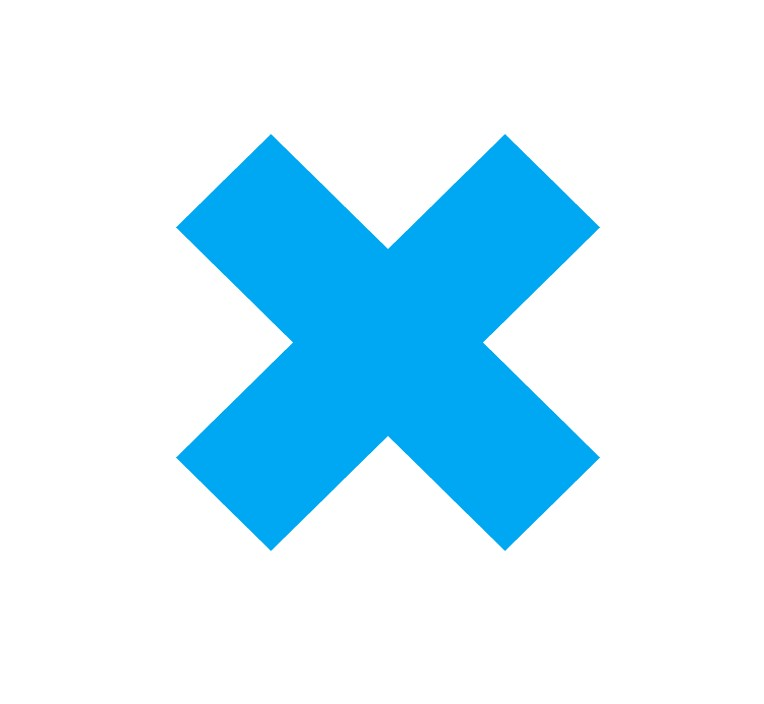
#> input picture Aisle-Navigation/Carriage-End-Detection/images/blue_cross.jpg, 764 x 704 px
$ python sticker_detection.py
#> lines starting #> are read from the running program, lines starting #| are printed output that depends on the picture; after the words box and inside, x2 and y2 are one past the last pixel; in counts of white or black regions, pixels touching at a corner belong together; long printed decimals are rounded
import cv2
import numpy as np

def blob_detection(img):
    mask = cv2.inRange(img, (0.5, 0, 0), (0.6, 0.45, 0))
    cv2.imshow("Window 3",mask)
    cv2.waitKey(1000)
    kernel = np.ones((5, 5), np.uint8)
    mask = cv2.dilate(mask, kernel, iterations=3)
    kernel2 = cv2.getStructuringElement(cv2.MORPH_ELLIPSE, (11, 11))
    mask = cv2.morphologyEx(mask, cv2.MORPH_OPEN, kernel2, iterations=3)
    M = cv2.moments(mask)
    cx = int(M['m10'] / M['m00'])
    cy = int(M['m01'] / M['m00'])
    contours, _ = cv2.findContours(mask,cv2.RETR_TREE,cv2.CHAIN_APPROX_SIMPLE)
    nu = np.zeros(img.shape)
    nu = cv2.drawContours(nu, contours, -1, (0,0,255), 1)
    cv2.imshow("Window 4",nu)
    cv2.waitKey(2000)
    cv2.destroyAllWindows()
    return mask

def remove_illumination(image):
    image = image / 1.0
    for i in range(len(image)):
        for j in range(len(image[0])):
            g = image[i][j][0]
            b = image[i][j][1]
            r = image[i][j][2]
            total = g+b+r
            image[i][j][0] = g/total
            image[i][j][1] = b/total
            image[i][j][2] = r/total
    return image


def matchsticker(image):
    template = cv2.imread("./images/blue_cross.jpg")
    imgray = cv2.cvtColor(template,cv2.COLOR_BGR2GRAY)
    ret,thresh = cv2.threshold(imgray,127,255,0)
    thresh = cv2.bitwise_not(thresh)
    kernel = np.ones((5, 5), np.uint8)
    thresh = cv2.dilate(thresh, kernel, iterations=3)
    cv2.imshow("Window 4",thresh)
    cv2.waitKey(2000)
    kernel2 = cv2.getStructuringElement(cv2.MORPH_ELLIPSE, (11, 11))
    thresh= cv2.morphologyEx(thresh, cv2.MORPH_OPEN, kernel2, iterations=3)
    template_contours, _ = cv2.findContours(thresh,cv2.RETR_TREE,cv2.CHAIN_APPROX_SIMPLE)
    cnt1 = template_contours[0]
    contours, _ = cv2.findContours(image,cv2.RETR_TREE,cv2.CHAIN_APPROX_SIMPLE)
    cnt2 = contours[0]
    ret = cv2.matchShapes(cnt1,cnt2,1,0.0)
    print(ret)
    if ret < .1:
        return True
    else:
        return False

# Press the green button in the gutter to run the script.
if __name__ == '__main__':
    img = cv2.imread("./images/blue_cross.jpg", 1)
#> img is the input picture: shape (704, 764, 3); mean B, G, R 252.5, 237.9, 205.1
    cv2.imshow("Window 1", img)
    img = remove_illumination(img)
#> after the loop in remove_illumination, `for i in range(len(image)):`:
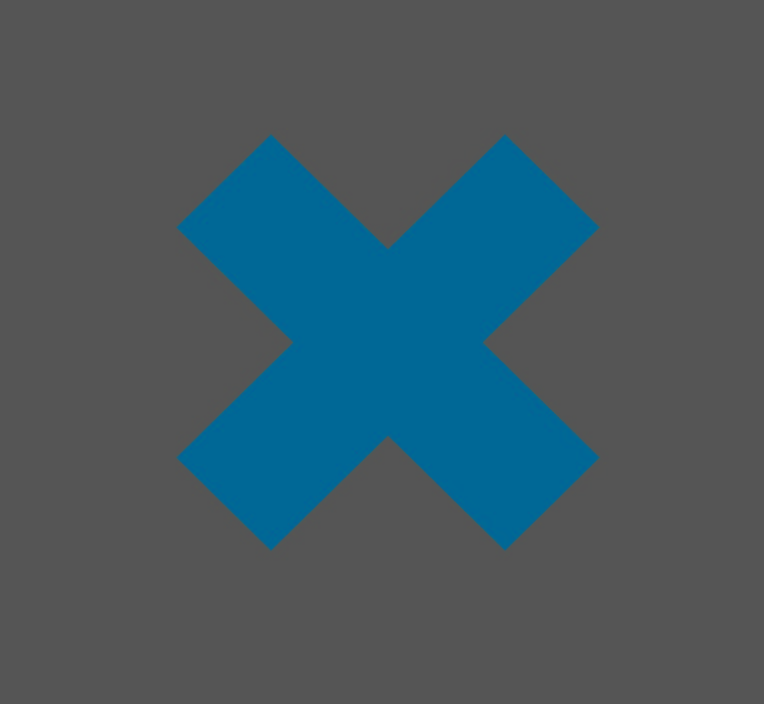
#> image: shape (704, 764, 3) float64; mean B, G, R 0.383, 0.348, 0.269
    cv2.imshow("Window 2", img)
    cv2.waitKey(2000)
    cv2.destroyAllWindows()
    matchsticker(blob_detection(img))
#> in blob_detection, `mask = cv2.inRange(img, (0.5, 0, 0), (0.6, 0.45, 0))`:
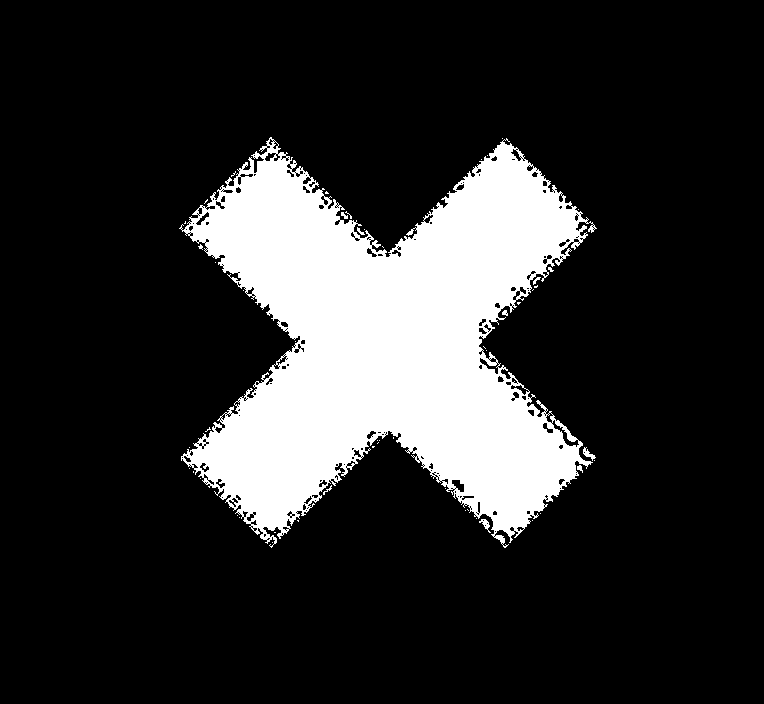
#> mask: shape (704, 764); 17.5% white; 52 white regions (43 under 20 px), largest, box (x1, y1, x2, y2) and area: (179, 137, 597, 548) 93569, (583, 447, 596, 461) 69, (479, 519, 491, 533) 63
#> in blob_detection, `mask = cv2.dilate(mask, kernel, iterations=3)`: mask: shape (704, 764); 21.6% white; 1 white region, box (x1, y1, x2, y2) and area: (173, 131, 603, 554) 116153
#> in blob_detection, `mask = cv2.morphologyEx(mask, cv2.MORPH_OPEN, kernel2, iterations=3)`:
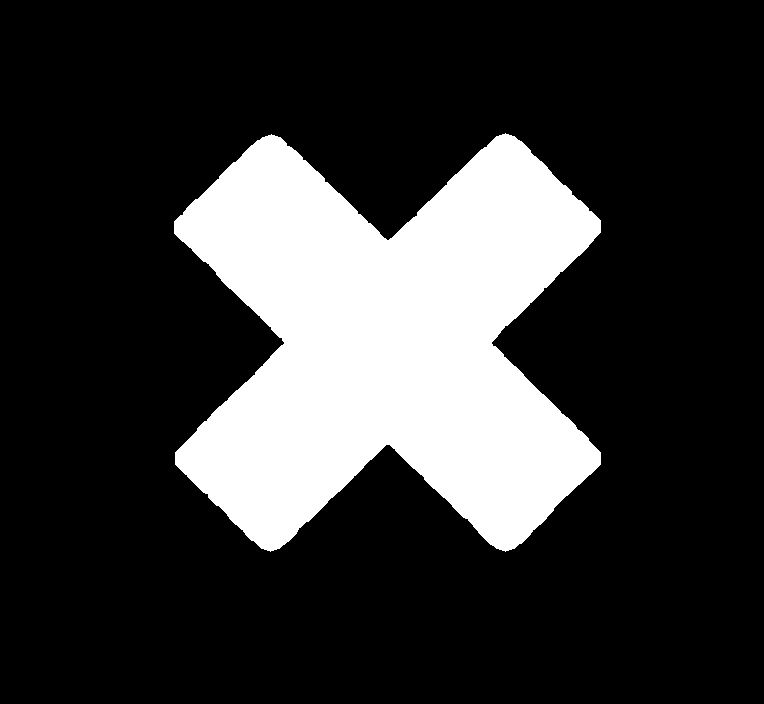
#> mask: shape (704, 764); 21.4% white; 1 white region
#> in blob_detection, `M = cv2.moments(mask)`: M = moments, m00 29296695, centre m10/m00, m01/m00 = (387.4, 341.9)
#> in blob_detection, `cx = int(M['m10'] / M['m00'])`: cx = 387
#> in blob_detection, `cy = int(M['m01'] / M['m00'])`: cy = 341
#> in blob_detection, `contours, _ = cv2.findContours(mask,cv2.RETR_TREE,cv2.CHAIN_APPROX_SIM..`: contours = 1 contour; box (x1, y1, x2, y2) and area: (174, 133, 601, 552) 114171
#> in blob_detection, `nu = cv2.drawContours(nu, contours, -1, (0,0,255), 1)`:
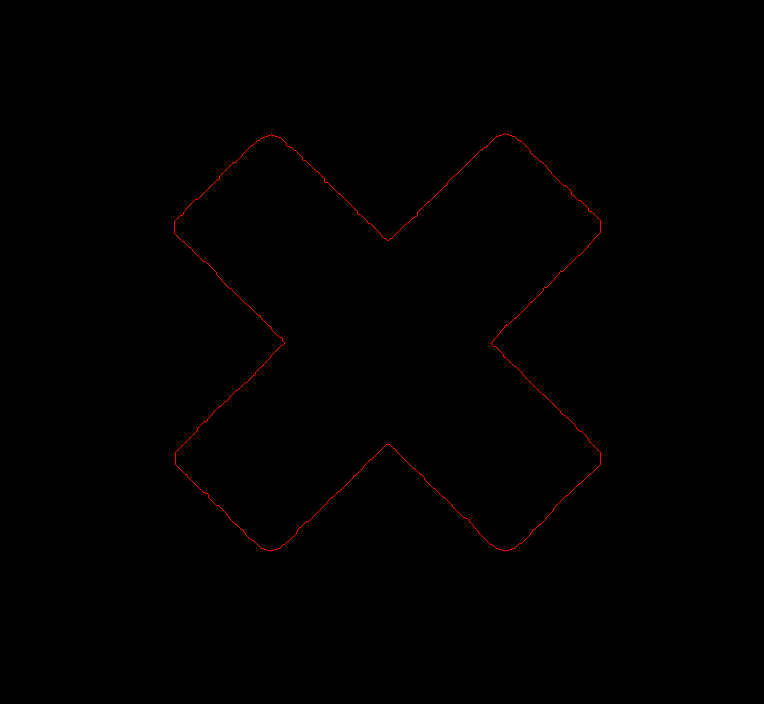
#> nu: shape (704, 764, 3) float64; mean of channels 0, 1, 2 0, 0, 0.7; drawn as B, G, R
#> in matchsticker, `imgray = cv2.cvtColor(template,cv2.COLOR_BGR2GRAY)`:
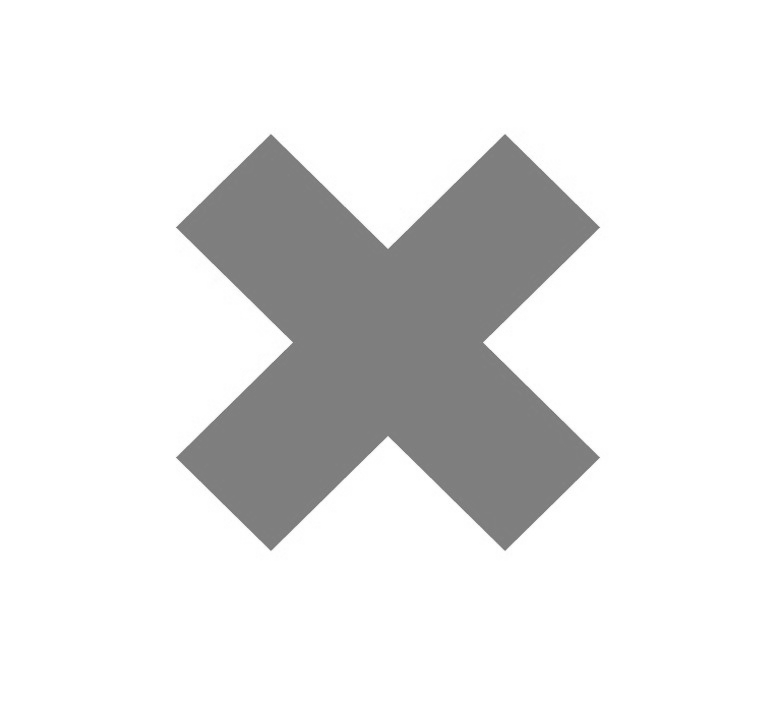
#> imgray: shape (704, 764); min 112, max 255, mean 229.7
#> in matchsticker, `ret,thresh = cv2.threshold(imgray,127,255,0)`:
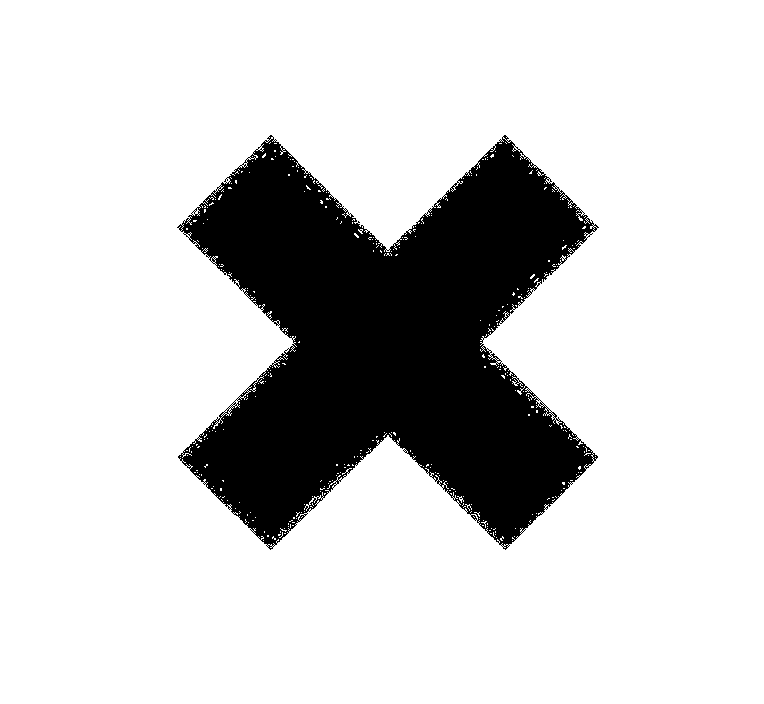
#> thresh: shape (704, 764); 81.3% white; 1 black region, box (x1, y1, x2, y2) and area: (177, 135, 599, 550) 100727
#> in matchsticker, `thresh = cv2.dilate(thresh, kernel, iterations=3)`: thresh: shape (704, 764); 22.2% white; 1 white region, box (x1, y1, x2, y2) and area: (171, 129, 605, 556) 119491
#> in matchsticker, `thresh= cv2.morphologyEx(thresh, cv2.MORPH_OPEN, kernel2, iterations=3)`:
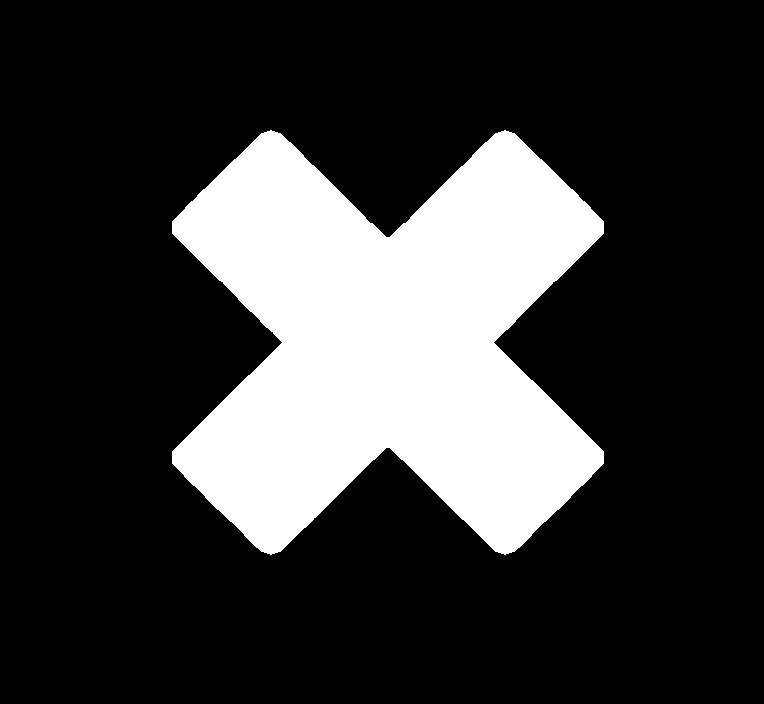
#> thresh: shape (704, 764); 22.1% white; 1 white region
#> in matchsticker, `template_contours, _ = cv2.findContours(thresh,cv2.RETR_TREE,cv2.CHAIN..`: template_contours = 1 contour; box (x1, y1, x2, y2) and area: (172, 130, 604, 555) 118088
#> in matchsticker, `cnt1 = template_contours[0]`: cnt1 = contour of 182 points, box (x1, y1, x2, y2) (172, 130, 604, 555), area 118088
#> in matchsticker, `cnt2 = contours[0]`: cnt2 = contour of 396 points, box (x1, y1, x2, y2) (174, 133, 601, 552), area 114171
#> in matchsticker, `ret = cv2.matchShapes(cnt1,cnt2,1,0.0)`: ret = 0.00919
#| 0.009187
